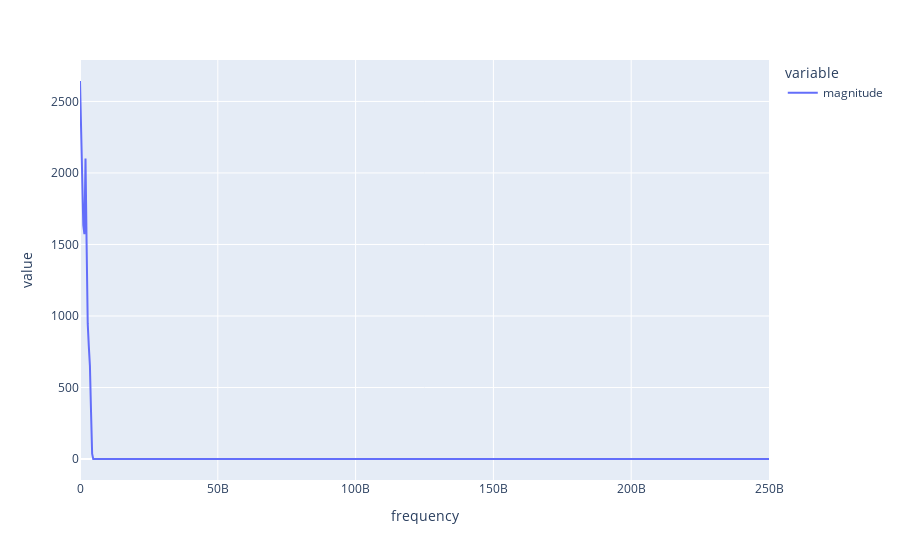

Notebook cell for this chart:
### Code cell
spectrum_linear.plot()

### Figure 1 — Plotly figure (JSON) as saved in the notebook; plotly's stock layout.template omitted (floating-point values rounded to 4 significant figures; data arrays with more than 128 entries replaced by an {"elided": "..."} marker saying what was removed)
{"data": [{"hovertemplate": "variable=magnitude<br>frequency=%{x}<br>value=%{y}<extra></extra>", "legendgroup": "magnitude", "line": {"color": "#636efa", "dash": "solid"}, "marker": {"symbol": "circle"}, "mode": "lines", "name": "magnitude", "orientation": "v", "showlegend": true, "type": "scatter", "x": {"elided": "626 float values"}, "xaxis": "x", "y": {"elided": "626 float values"}, "yaxis": "y"}], "layout": {"legend": {"title": {"text": "variable"}, "tracegroupgap": 0}, "margin": {"t": 60}, "xaxis": {"anchor": "y", "domain": [0, 1], "title": {"text": "frequency"}}, "yaxis": {"anchor": "x", "domain": [0, 1], "title": {"text": "value"}}}}
